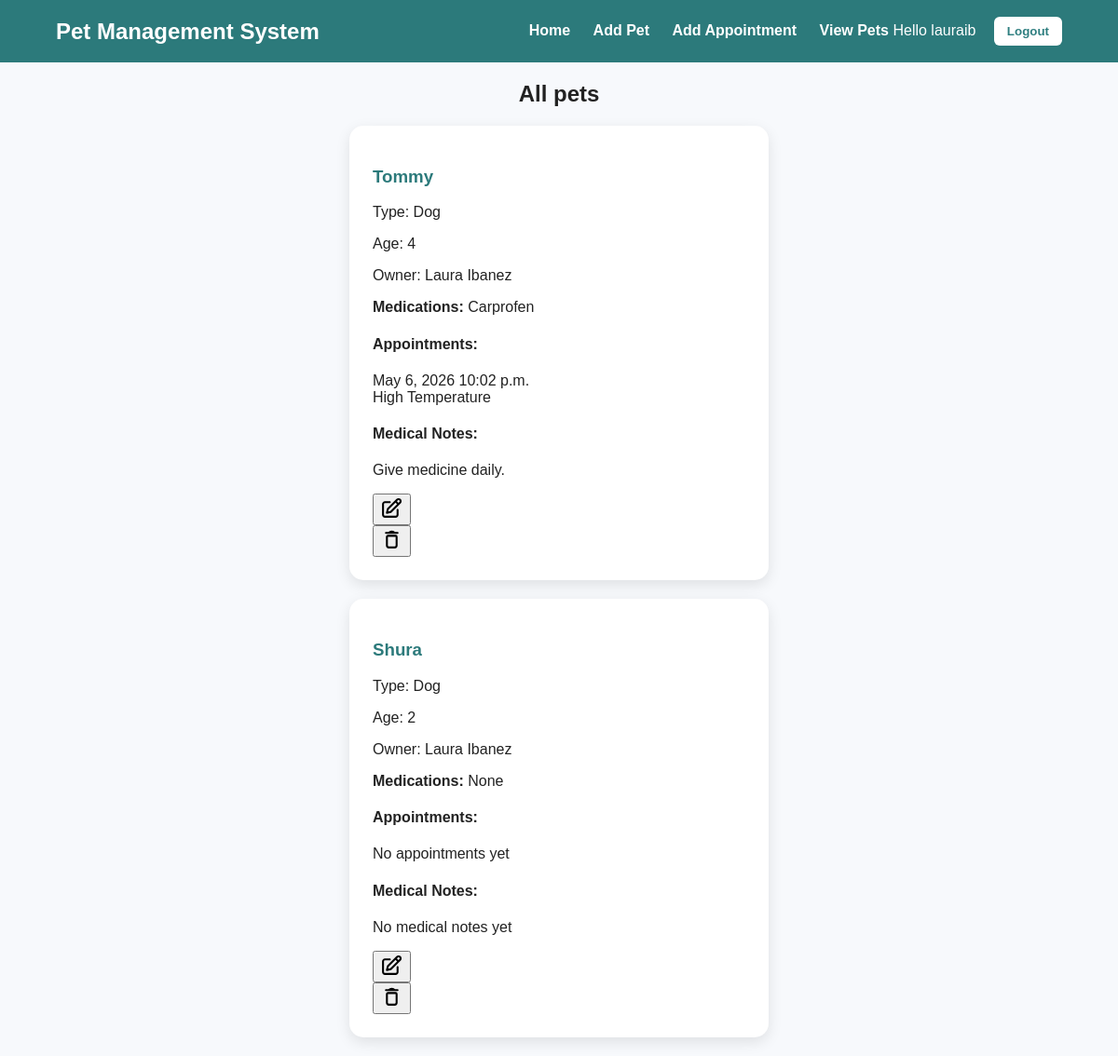
The page /pets/ (signed in) on the database its author committed.
### pets/models.py (models this page shows, shortened)
class Pet(models.Model):
    owner = models.ForeignKey(Owner, on_delete=models.CASCADE, related_name="pets")
    name = models.CharField(max_length=100)
    pet_type = models.CharField(max_length=50)
    age = models.IntegerField()
    medications = models.TextField(blank=True, null=True)

class Owner(models.Model):
    first_name = models.CharField(max_length=100)
    last_name = models.CharField(max_length=100)
    email = models.EmailField(unique=True)
    def __str__(self):
        return f"{self.first_name} {self.last_name}"

class Appointment(models.Model):
    pet = models.ForeignKey(Pet, on_delete=models.CASCADE, related_name="appointments")
    date = models.DateField()
    time = models.TimeField()
    reason = models.CharField(max_length=200)
    notes = models.TextField(blank=True)

class MedicalNote(models.Model):
    pet = models.ForeignKey(Pet, related_name="notes", on_delete=models.CASCADE)
    date = models.DateField(auto_now_add=True)
    note = models.TextField()

### pets/views.py (the view)
# urls.py: path("pets/", views.pet_list, name="pet_list"),
def pet_list(request):
    pets = Pet.objects.all().prefetch_related("appointments")
    return render(request, "pets/pet_list.html", {"pets": pets})

### pets/templates/pets/pet_list.html (shortened to what this page needs)
{% extends 'pets/base.html' %}
{% block content %}
<div style="display: flex; flex-direction: column; align-items: center;">
    <h2 style="text-align: center;">All pets</h2>
    {% for pet in pets %}
        <div class="card" style="width: 400px; margin-bottom: 20px;">
            <h3>{{ pet.name }}</h3>
            <p>Type: {{ pet.pet_type }}</p>
            <p>Age: {{ pet.age }}</p>
            <p>Owner: {{ pet.owner }}</p>
            {% if pet.medications %}
            <p><strong>Medications:</strong> {{ pet.medications }}</p>
            {% else %}
            <p><strong>Medications:</strong> None </p>
            {% endif %}
            <h4>Appointments:</h4>
            {% for appt in pet.appointments.all %}
                <p>
                    {{ appt.date }} {{ appt.time }}<br>
                    {{ appt.reason }}
                </p>
            {% empty %}
                <p>No appointments yet</p>
            {% endfor %}
            <h4><Strong>Medical Notes:</Strong></h4>
            {% for note in pet.notes.all %}
                <p>{{ note.note }}</p>
            {% empty %}
                <p>No medical notes yet</p>
            {% endfor %}
            <form method="GET" action="{% url 'edit_pet' pet.id %}">
                <button type="submit" class="btn-edit">
                </button>
            </form>
            <form method="POST" action="{% url 'delete_pet' pet.id %}">
                <button type="submit" class="btn-delete">
                </button>
            </form>
        </div>
    {% endfor %}
</div>
{% endblock %}

### pets/templates/pets/base.html (shortened to what this page needs)
{% load static %}
<!DOCTYPE html>
<html>
<head>
    <link rel="stylesheet" href="{% static 'pets/css/style.css' %}">
</head>
<body>
    <nav class="navbar">
        <h1>Pet Management System</h1>
        <div>
            <a href="{% url 'home' %}">Home</a>
            <a href="{% url 'add_pet' %}">Add Pet</a>
            <a href="{% url 'add_appointment' %}">Add Appointment</a>
            <a href="{% url 'pet_list' %}">View Pets</a>
            {% if user.is_authenticated %}
                <span style="margin-right: 15px;">Hello {{ user.username }}</span>
                <form method="post" action="{% url 'logout' %}" style="display:inline;">
                    <button type="submit"
                    style="background:white;
                    color:#2f7f80;
                    border:none;
                    padding:8px 14px;
                    border-radius:6px;
                    font-weight:bold;
                    cursor:pointer;">
                        Logout
                    </button>
                </form>
            {% else %}
                <a href="{% url 'login' %}">Login</a>
            {% endif %}
        </div>
    </nav>
    <div class="container">
        {% block content %}
        {% endblock %}
    </div>
</body>
</html>

### pets/static/pets/css/style.css (style rules this page uses)
body { margin: 0; font-family: Arial, sans-serif; background-color: #f7f9fc; color: #222; }
.navbar { background-color: #2c7a7b; color: white; padding: 18px 40px; display: flex; justify-content: space-between; align-items: center; }
.navbar h1 { margin: 0; font-size: 24px; }
.navbar a { color: white; text-decoration: none; margin-left: 20px; font-weight: bold; }
.card { background: white; padding: 25px; width: 250px; border-radius: 15px; box-shadow: 0 5px 15px rgba(0,0,0,0.1); }
.card h3 { color: #2c7a7b; }
.navbar { background-color: #2c7a7b; color: white; padding: 18px 60px; display: flex; justify-content: space-between; align-items: center; }

### rows shown on the page
Pet: name "Tommy", pet_type "Dog", age "4", owner "Laura Ibanez", medications "Carprofen"
Appointment: date "May 6, 2026", time "10:02 p.m.", reason "High Temperature"
MedicalNote: note "Give medicine daily."
Pet: name "Shura", pet_type "Dog", age "2", owner "Laura Ibanez", shows "Medications:"

### other values the page prints
{{ user.username }} "lauraib"
